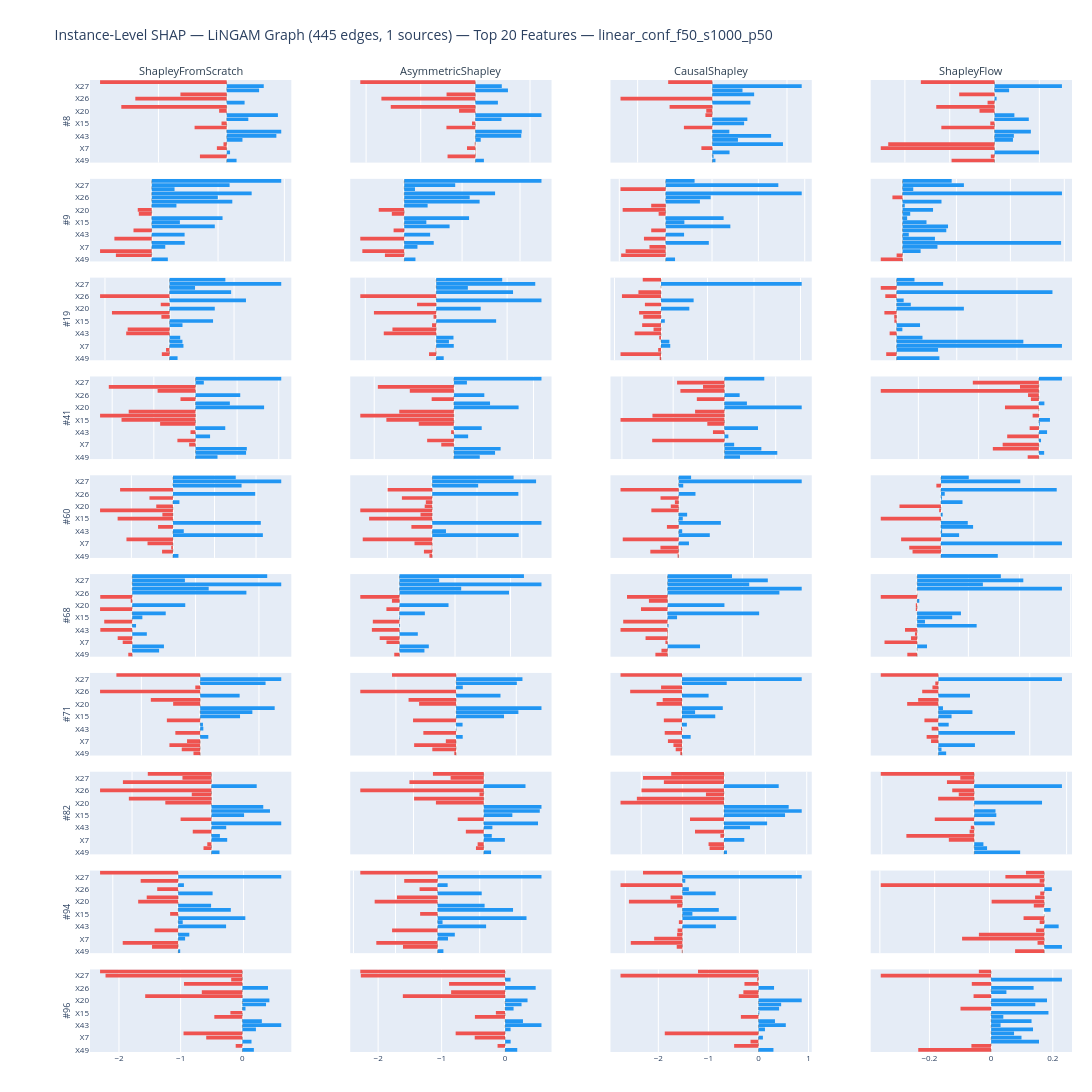

Notebook code cell kept with this figure:
### Code cell
def plot_instance_shap_lingam(features=None):
    """
    Instance-level horizontal bar charts for LiNGAM-graph methods.

    Parameters
    ----------
    features : list of str, optional
        Feature names to display per instance. Defaults to top-N by Scratch.

    Examples
    --------
    >>> plot_instance_shap_lingam()                      # default: top-N by Scratch
    >>> plot_instance_shap_lingam(['X0', 'X5', 'X12'])   # specific features
    """
    feat_idx, feat_labels = _resolve_features(features)
    title_tag = f"Top {N_TOP_FEATURES}" if features is None else f"{len(feat_labels)}"
    fig = make_instance_shap_figure(
        methods        = LINGAM_SCATTER_METHODS,
        col_labels     = COL_LABELS,
        feature_idx    = feat_idx,
        feature_labels = feat_labels,
        instance_idx   = instance_idx,
        shap_data      = shap_data,
        title          = (
            f"Instance-Level SHAP — LiNGAM Graph ({lingam_edges} edges, {lingam_sources} sources) — "
            f"{title_tag} Features — {DATASET}"
        ),
    )
    fig.show()
    return fig


# Default: top-N by Scratch
fig_instance_lingam = plot_instance_shap_lingam()
